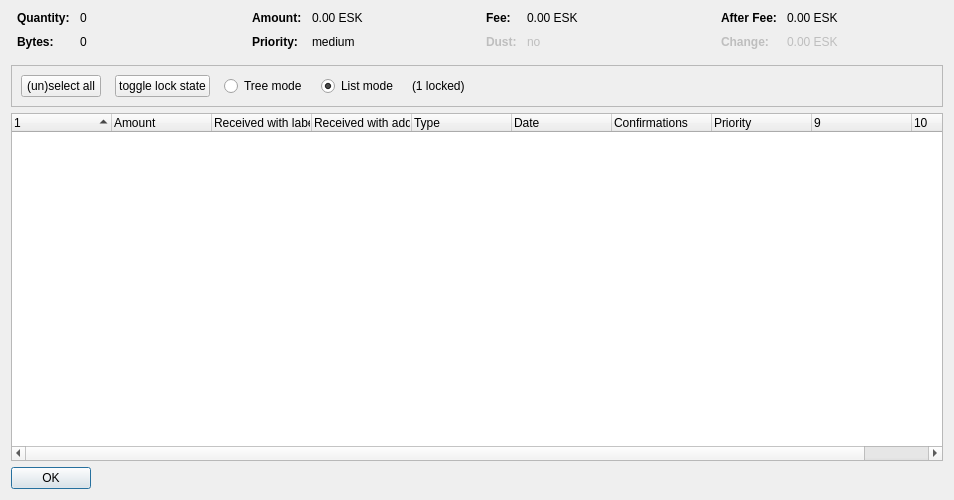
<?xml version="1.0" encoding="UTF-8"?>
<ui version="4.0">
 <class>CoinControlDialog</class>
 <widget class="QDialog" name="CoinControlDialog">
  <property name="geometry">
   <rect>
    <x>0</x>
    <y>0</y>
    <width>954</width>
    <height>500</height>
   </rect>
  </property>
  <property name="windowTitle">
   <string>Coin Selection</string>
  </property>
  <layout class="QVBoxLayout" name="verticalLayout">
   <item>
    <layout class="QHBoxLayout" name="horizontalLayoutTop" stretch="0,0,0,0">
     <property name="topMargin">
      <number>0</number>
     </property>
     <property name="bottomMargin">
      <number>10</number>
     </property>
     <item>
      <layout class="QFormLayout" name="formLayoutCoinControl1">
       <property name="horizontalSpacing">
        <number>10</number>
       </property>
       <property name="verticalSpacing">
        <number>10</number>
       </property>
       <property name="leftMargin">
        <number>6</number>
       </property>
       <property name="rightMargin">
        <number>6</number>
       </property>
       <item row="0" column="0">
        <widget class="QLabel" name="labelCoinControlQuantityText">
         <property name="font">
          <font>
           <weight>75</weight>
           <bold>true</bold>
          </font>
         </property>
         <property name="text">
          <string>Quantity:</string>
         </property>
        </widget>
       </item>
       <item row="0" column="1">
        <widget class="QLabel" name="labelCoinControlQuantity">
         <property name="cursor">
          <cursorShape>IBeamCursor</cursorShape>
         </property>
         <property name="contextMenuPolicy">
          <enum>Qt::ActionsContextMenu</enum>
         </property>
         <property name="text">
          <string notr="true">0</string>
         </property>
         <property name="textInteractionFlags">
          <set>Qt::LinksAccessibleByMouse|Qt::TextSelectableByKeyboard|Qt::TextSelectableByMouse</set>
         </property>
        </widget>
       </item>
       <item row="1" column="0">
        <widget class="QLabel" name="labelCoinControlBytesText">
         <property name="font">
          <font>
           <weight>75</weight>
           <bold>true</bold>
          </font>
         </property>
         <property name="text">
          <string>Bytes:</string>
         </property>
        </widget>
       </item>
       <item row="1" column="1">
        <widget class="QLabel" name="labelCoinControlBytes">
         <property name="cursor">
          <cursorShape>IBeamCursor</cursorShape>
         </property>
         <property name="contextMenuPolicy">
          <enum>Qt::ActionsContextMenu</enum>
         </property>
         <property name="text">
          <string notr="true">0</string>
         </property>
         <property name="textInteractionFlags">
          <set>Qt::LinksAccessibleByMouse|Qt::TextSelectableByKeyboard|Qt::TextSelectableByMouse</set>
         </property>
        </widget>
       </item>
      </layout>
     </item>
     <item>
      <layout class="QFormLayout" name="formLayoutCoinControl2">
       <property name="horizontalSpacing">
        <number>10</number>
       </property>
       <property name="verticalSpacing">
        <number>10</number>
       </property>
       <property name="leftMargin">
        <number>6</number>
       </property>
       <property name="rightMargin">
        <number>6</number>
       </property>
       <item row="0" column="0">
        <widget class="QLabel" name="labelCoinControlAmountText">
         <property name="font">
          <font>
           <weight>75</weight>
           <bold>true</bold>
          </font>
         </property>
         <property name="text">
          <string>Amount:</string>
         </property>
        </widget>
       </item>
       <item row="0" column="1">
        <widget class="QLabel" name="labelCoinControlAmount">
         <property name="cursor">
          <cursorShape>IBeamCursor</cursorShape>
         </property>
         <property name="contextMenuPolicy">
          <enum>Qt::ActionsContextMenu</enum>
         </property>
         <property name="text">
          <string notr="true">0.00 ESK</string>
         </property>
         <property name="textInteractionFlags">
          <set>Qt::LinksAccessibleByMouse|Qt::TextSelectableByKeyboard|Qt::TextSelectableByMouse</set>
         </property>
        </widget>
       </item>
       <item row="1" column="0">
        <widget class="QLabel" name="labelCoinControlPriorityText">
         <property name="font">
          <font>
           <weight>75</weight>
           <bold>true</bold>
          </font>
         </property>
         <property name="text">
          <string>Priority:</string>
         </property>
        </widget>
       </item>
       <item row="1" column="1">
        <widget class="QLabel" name="labelCoinControlPriority">
         <property name="cursor">
          <cursorShape>IBeamCursor</cursorShape>
         </property>
         <property name="contextMenuPolicy">
          <enum>Qt::ActionsContextMenu</enum>
         </property>
         <property name="text">
          <string>medium</string>
         </property>
         <property name="textInteractionFlags">
          <set>Qt::LinksAccessibleByMouse|Qt::TextSelectableByKeyboard|Qt::TextSelectableByMouse</set>
         </property>
        </widget>
       </item>
      </layout>
     </item>
     <item>
      <layout class="QFormLayout" name="formLayoutCoinControl3">
       <property name="horizontalSpacing">
        <number>10</number>
       </property>
       <property name="verticalSpacing">
        <number>10</number>
       </property>
       <property name="leftMargin">
        <number>6</number>
       </property>
       <property name="rightMargin">
        <number>6</number>
       </property>
       <item row="0" column="0">
        <widget class="QLabel" name="labelCoinControlFeeText">
         <property name="font">
          <font>
           <weight>75</weight>
           <bold>true</bold>
          </font>
         </property>
         <property name="text">
          <string>Fee:</string>
         </property>
        </widget>
       </item>
       <item row="0" column="1">
        <widget class="QLabel" name="labelCoinControlFee">
         <property name="cursor">
          <cursorShape>IBeamCursor</cursorShape>
         </property>
         <property name="contextMenuPolicy">
          <enum>Qt::ActionsContextMenu</enum>
         </property>
         <property name="text">
          <string notr="true">0.00 ESK</string>
         </property>
         <property name="textInteractionFlags">
          <set>Qt::LinksAccessibleByMouse|Qt::TextSelectableByKeyboard|Qt::TextSelectableByMouse</set>
         </property>
        </widget>
       </item>
       <item row="1" column="0">
        <widget class="QLabel" name="labelCoinControlLowOutputText">
         <property name="enabled">
          <bool>false</bool>
         </property>
         <property name="font">
          <font>
           <weight>75</weight>
           <bold>true</bold>
          </font>
         </property>
         <property name="text">
          <string>Dust:</string>
         </property>
        </widget>
       </item>
       <item row="1" column="1">
        <widget class="QLabel" name="labelCoinControlLowOutput">
         <property name="enabled">
          <bool>false</bool>
         </property>
         <property name="cursor">
          <cursorShape>IBeamCursor</cursorShape>
         </property>
         <property name="contextMenuPolicy">
          <enum>Qt::ActionsContextMenu</enum>
         </property>
         <property name="text">
          <string>no</string>
         </property>
         <property name="textInteractionFlags">
          <set>Qt::LinksAccessibleByMouse|Qt::TextSelectableByKeyboard|Qt::TextSelectableByMouse</set>
         </property>
        </widget>
       </item>
      </layout>
     </item>
     <item>
      <layout class="QFormLayout" name="formLayoutCoinControl4">
       <property name="horizontalSpacing">
        <number>10</number>
       </property>
       <property name="verticalSpacing">
        <number>10</number>
       </property>
       <property name="leftMargin">
        <number>6</number>
       </property>
       <property name="rightMargin">
        <number>6</number>
       </property>
       <item row="0" column="0">
        <widget class="QLabel" name="labelCoinControlAfterFeeText">
         <property name="font">
          <font>
           <weight>75</weight>
           <bold>true</bold>
          </font>
         </property>
         <property name="text">
          <string>After Fee:</string>
         </property>
        </widget>
       </item>
       <item row="0" column="1">
        <widget class="QLabel" name="labelCoinControlAfterFee">
         <property name="cursor">
          <cursorShape>IBeamCursor</cursorShape>
         </property>
         <property name="contextMenuPolicy">
          <enum>Qt::ActionsContextMenu</enum>
         </property>
         <property name="text">
          <string notr="true">0.00 ESK</string>
         </property>
         <property name="textInteractionFlags">
          <set>Qt::LinksAccessibleByMouse|Qt::TextSelectableByKeyboard|Qt::TextSelectableByMouse</set>
         </property>
        </widget>
       </item>
       <item row="1" column="0">
        <widget class="QLabel" name="labelCoinControlChangeText">
         <property name="enabled">
          <bool>false</bool>
         </property>
         <property name="font">
          <font>
           <weight>75</weight>
           <bold>true</bold>
          </font>
         </property>
         <property name="text">
          <string>Change:</string>
         </property>
        </widget>
       </item>
       <item row="1" column="1">
        <widget class="QLabel" name="labelCoinControlChange">
         <property name="enabled">
          <bool>false</bool>
         </property>
         <property name="cursor">
          <cursorShape>IBeamCursor</cursorShape>
         </property>
         <property name="contextMenuPolicy">
          <enum>Qt::ActionsContextMenu</enum>
         </property>
         <property name="text">
          <string notr="true">0.00 ESK</string>
         </property>
         <property name="textInteractionFlags">
          <set>Qt::LinksAccessibleByMouse|Qt::TextSelectableByKeyboard|Qt::TextSelectableByMouse</set>
         </property>
        </widget>
       </item>
      </layout>
     </item>
    </layout>
   </item>
   <item>
    <widget class="QFrame" name="frame">
     <property name="minimumSize">
      <size>
       <width>0</width>
       <height>40</height>
      </size>
     </property>
     <property name="frameShape">
      <enum>QFrame::StyledPanel</enum>
     </property>
     <property name="frameShadow">
      <enum>QFrame::Sunken</enum>
     </property>
     <layout class="QHBoxLayout" name="horizontalLayout">
      <item>
       <layout class="QHBoxLayout" name="horizontalLayoutPanel" stretch="0,0,0,0,0,0">
        <property name="spacing">
         <number>14</number>
        </property>
        <item>
         <widget class="QPushButton" name="pushButtonSelectAll">
          <property name="sizePolicy">
           <sizepolicy hsizetype="Maximum" vsizetype="Fixed">
            <horstretch>0</horstretch>
            <verstretch>0</verstretch>
           </sizepolicy>
          </property>
          <property name="text">
           <string>(un)select all</string>
          </property>
          <property name="autoDefault">
           <bool>false</bool>
          </property>
         </widget>
        </item>
        <item>
         <widget class="QPushButton" name="pushButtonToggleLock">
          <property name="sizePolicy">
           <sizepolicy hsizetype="Maximum" vsizetype="Fixed">
            <horstretch>0</horstretch>
            <verstretch>0</verstretch>
           </sizepolicy>
          </property>
          <property name="text">
           <string>toggle lock state</string>
          </property>
          <property name="autoDefault">
           <bool>false</bool>
          </property>
         </widget>
        </item>
        <item>
         <widget class="QRadioButton" name="radioTreeMode">
          <property name="sizePolicy">
           <sizepolicy hsizetype="Maximum" vsizetype="Fixed">
            <horstretch>0</horstretch>
            <verstretch>0</verstretch>
           </sizepolicy>
          </property>
          <property name="text">
           <string>Tree mode</string>
          </property>
         </widget>
        </item>
        <item>
         <widget class="QRadioButton" name="radioListMode">
          <property name="sizePolicy">
           <sizepolicy hsizetype="Maximum" vsizetype="Fixed">
            <horstretch>0</horstretch>
            <verstretch>0</verstretch>
           </sizepolicy>
          </property>
          <property name="text">
           <string>List mode</string>
          </property>
          <property name="checked">
           <bool>true</bool>
          </property>
         </widget>
        </item>
        <item>
         <widget class="QLabel" name="labelLocked">
          <property name="text">
           <string>(1 locked)</string>
          </property>
         </widget>
        </item>
        <item>
         <spacer name="horizontalSpacer">
          <property name="orientation">
           <enum>Qt::Horizontal</enum>
          </property>
          <property name="sizeHint" stdset="0">
           <size>
            <width>40</width>
            <height>20</height>
           </size>
          </property>
         </spacer>
        </item>
       </layout>
      </item>
     </layout>
    </widget>
   </item>
   <item>
    <widget class="CoinControlTreeWidget" name="treeWidget">
     <property name="contextMenuPolicy">
      <enum>Qt::CustomContextMenu</enum>
     </property>
     <property name="sortingEnabled">
      <bool>false</bool>
     </property>
     <property name="columnCount">
      <number>10</number>
     </property>
     <attribute name="headerShowSortIndicator" stdset="0">
      <bool>true</bool>
     </attribute>
     <attribute name="headerStretchLastSection">
      <bool>false</bool>
     </attribute>
     <column>
      <property name="text">
       <string/>
      </property>
     </column>
     <column>
      <property name="text">
       <string>Amount</string>
      </property>
     </column>
     <column>
      <property name="text">
       <string>Received with label</string>
      </property>
     </column>
     <column>
      <property name="text">
       <string>Received with address</string>
      </property>
     </column>
     <column>
      <property name="text">
       <string>Type</string>
      </property>
     </column>
     <column>
      <property name="text">
       <string>Date</string>
      </property>
     </column>
     <column>
      <property name="text">
       <string>Confirmations</string>
      </property>
      <property name="toolTip">
       <string>Confirmed</string>
      </property>
     </column>
     <column>
      <property name="text">
       <string>Priority</string>
      </property>
     </column>
     <column>
      <property name="text">
       <string/>
      </property>
     </column>
     <column>
      <property name="text">
       <string/>
      </property>
     </column>
    </widget>
   </item>
   <item>
    <widget class="QDialogButtonBox" name="buttonBox">
     <property name="sizePolicy">
      <sizepolicy hsizetype="Maximum" vsizetype="Fixed">
       <horstretch>0</horstretch>
       <verstretch>0</verstretch>
      </sizepolicy>
     </property>
     <property name="orientation">
      <enum>Qt::Horizontal</enum>
     </property>
     <property name="standardButtons">
      <set>QDialogButtonBox::Ok</set>
     </property>
    </widget>
   </item>
  </layout>
 </widget>
 <customwidgets>
  <customwidget>
   <class>CoinControlTreeWidget</class>
   <extends>QTreeWidget</extends>
   <header>coincontroltreewidget.h</header>
  </customwidget>
 </customwidgets>
 <resources/>
 <connections/>
</ui>
